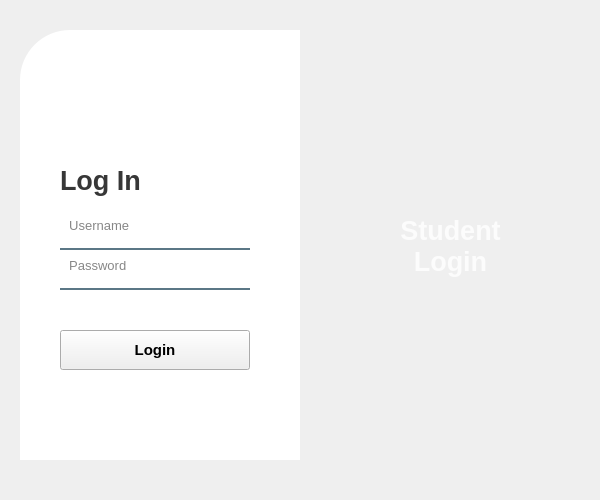
<?xml version="1.0" encoding="UTF-8"?>
<ui version="4.0">
 <class>Form</class>
 <widget class="QWidget" name="Form">
  <property name="geometry">
   <rect>
    <x>0</x>
    <y>0</y>
    <width>600</width>
    <height>500</height>
   </rect>
  </property>
  <property name="windowTitle">
   <string>Face-Nest</string>
  </property>
  <property name="windowIcon">
   <iconset resource="GUIresource.qrc">
    <normaloff>:/Icon/ResourceImage/Icon.png</normaloff>:/Icon/ResourceImage/Icon.png</iconset>
  </property>
  <property name="autoFillBackground">
   <bool>false</bool>
  </property>
  <widget class="QWidget" name="widget" native="true">
   <property name="geometry">
    <rect>
     <x>20</x>
     <y>30</y>
     <width>560</width>
     <height>430</height>
    </rect>
   </property>
   <property name="styleSheet">
    <string notr="true">QPushButton#pushButton{
	background-color: qlineargradient(spread:pad, x1:0, y1:0.505682, x2:1, y2:0.477, stop:0 rgba(11, 131, 120, 219), stop:1 rgba(85, 98, 112, 226));
	color:rgba(255, 255, 255, 210);
	border-radius:5px;
}

QPushButton#pushButton:hover{
	background-color: qlineargradient(spread:pad, x1:0, y1:0.505682, x2:1, y2:0.477, stop:0 rgba(150, 123, 111, 219), stop:1 rgba(85, 81, 84, 226));
}

QPushButton#pushButton:pressed{
	padding-left:5px;
	padding-top:5px;
	background-color:rgba(150, 123, 111, 255);
}

QPushButton#pushButton_2, #pushButton_3, #pushButton_4, #pushButton_5{
	background-color: rgba(0, 0, 0, 0);
	color:rgba(85, 98, 112, 255);
}

QPushButton#pushButton_2:hover, #pushButton_3:hover, #pushButton_4:hover, #pushButton_5:hover{
	color: rgba(131, 96, 53, 255);
}

QPushButton#pushButton_2:pressed, #pushButton_3:pressed, #pushButton_4:pressed, #pushButton_5:pressed{
	padding-left:5px;
	padding-top:5px;
	color:rgba(91, 88, 53, 255);
}

</string>
   </property>
   <widget class="QLabel" name="label_3">
    <property name="geometry">
     <rect>
      <x>0</x>
      <y>0</y>
      <width>280</width>
      <height>430</height>
     </rect>
    </property>
    <property name="focusPolicy">
     <enum>Qt::NoFocus</enum>
    </property>
    <property name="styleSheet">
     <string notr="true">background-color:rgba(255, 255, 255, 255);
border-top-left-radius: 50px;</string>
    </property>
    <property name="text">
     <string/>
    </property>
   </widget>
   <widget class="QLabel" name="label_4">
    <property name="geometry">
     <rect>
      <x>40</x>
      <y>130</y>
      <width>100</width>
      <height>40</height>
     </rect>
    </property>
    <property name="font">
     <font>
      <pointsize>20</pointsize>
      <weight>75</weight>
      <bold>true</bold>
     </font>
    </property>
    <property name="styleSheet">
     <string notr="true">color:rgba(0, 0, 0, 200);</string>
    </property>
    <property name="text">
     <string>Log In</string>
    </property>
   </widget>
   <widget class="QLineEdit" name="Usernamefield">
    <property name="geometry">
     <rect>
      <x>40</x>
      <y>180</y>
      <width>190</width>
      <height>40</height>
     </rect>
    </property>
    <property name="font">
     <font>
      <pointsize>10</pointsize>
     </font>
    </property>
    <property name="styleSheet">
     <string notr="true">background-color:rgba(0, 0, 0, 0);
border:none;
border-bottom:2px solid rgba(46, 82, 101, 200);
color:rgba(0, 0, 0, 240);
padding-bottom:7px;</string>
    </property>
    <property name="text">
     <string/>
    </property>
    <property name="placeholderText">
     <string>  Username</string>
    </property>
   </widget>
   <widget class="QLineEdit" name="Passwordfield">
    <property name="geometry">
     <rect>
      <x>40</x>
      <y>220</y>
      <width>190</width>
      <height>40</height>
     </rect>
    </property>
    <property name="font">
     <font>
      <pointsize>10</pointsize>
     </font>
    </property>
    <property name="styleSheet">
     <string notr="true">background-color:rgba(0, 0, 0, 0);
border:none;
border-bottom:2px solid rgba(46, 82, 101, 200);
color:rgba(0, 0, 0, 240);
padding-bottom:7px;</string>
    </property>
    <property name="echoMode">
     <enum>QLineEdit::Password</enum>
    </property>
    <property name="placeholderText">
     <string>  Password</string>
    </property>
   </widget>
   <widget class="QPushButton" name="LoginButton">
    <property name="geometry">
     <rect>
      <x>40</x>
      <y>300</y>
      <width>190</width>
      <height>40</height>
     </rect>
    </property>
    <property name="font">
     <font>
      <pointsize>11</pointsize>
      <weight>75</weight>
      <bold>true</bold>
     </font>
    </property>
    <property name="text">
     <string>Login</string>
    </property>
   </widget>
   <widget class="QLabel" name="label">
    <property name="geometry">
     <rect>
      <x>280</x>
      <y>0</y>
      <width>280</width>
      <height>430</height>
     </rect>
    </property>
    <property name="styleSheet">
     <string notr="true">border-image: url(:/Background/ResourceImage/abstract-close-up-displacements--dual-monitor-wallpaper.jpg);
border-bottom-right-radius: 50px;</string>
    </property>
    <property name="text">
     <string/>
    </property>
    <property name="scaledContents">
     <bool>true</bool>
    </property>
   </widget>
   <widget class="QLabel" name="label_8">
    <property name="geometry">
     <rect>
      <x>360</x>
      <y>180</y>
      <width>141</width>
      <height>71</height>
     </rect>
    </property>
    <property name="font">
     <font>
      <pointsize>20</pointsize>
      <weight>75</weight>
      <bold>true</bold>
     </font>
    </property>
    <property name="styleSheet">
     <string notr="true">color:rgba(255, 255, 255, 200);</string>
    </property>
    <property name="text">
     <string>Student Login</string>
    </property>
    <property name="alignment">
     <set>Qt::AlignCenter</set>
    </property>
    <property name="wordWrap">
     <bool>true</bool>
    </property>
   </widget>
   <widget class="QLabel" name="ErrorPop">
    <property name="geometry">
     <rect>
      <x>40</x>
      <y>260</y>
      <width>190</width>
      <height>20</height>
     </rect>
    </property>
    <property name="styleSheet">
     <string notr="true"/>
    </property>
    <property name="text">
     <string/>
    </property>
   </widget>
  </widget>
 </widget>
 <resources>
  <include location="GUIresource.qrc"/>
 </resources>
 <connections/>
</ui>
